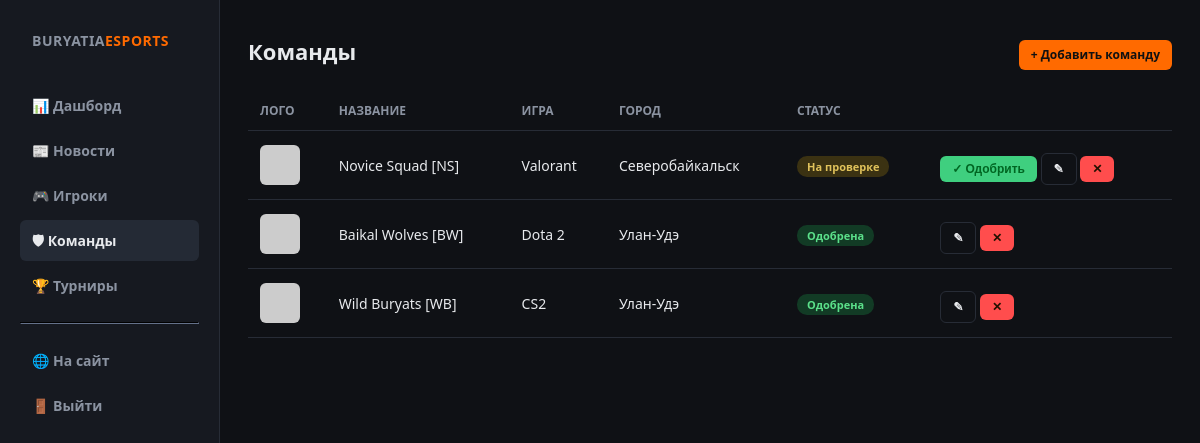
Page /admin/teams (signed in) on the committed database.
### app.py (models this page shows)
class Team(db.Model):
    id = db.Column(db.Integer, primary_key=True)
    name = db.Column(db.String(120), unique=True, nullable=False)
    tag = db.Column(db.String(20))
    logo = db.Column(db.String(255))
    game = db.Column(db.String(80))
    city = db.Column(db.String(80), default="Улан-Удэ")
    description = db.Column(db.Text)
    contact = db.Column(db.String(120))
    approved = db.Column(db.Boolean, default=False)
    created_at = db.Column(db.DateTime, default=datetime.utcnow)
    players = db.relationship("Player", backref="team", lazy=True)

### app.py (the view)
@app.route("/admin/teams")
@login_required
def admin_teams():
    teams = Team.query.order_by(Team.id.desc()).all()
    return render_template("admin/teams.html", teams=teams)

### app.py (called while the page is built)
@login_manager.user_loader
def load_user(user_id):
    return Admin.query.get(int(user_id))

### templates/admin/teams.html (shortened to what this page needs)
{% extends "admin/base_admin.html" %}
{% block admin_content %}
<div class="section-title">
  <h1 style="font-size:22px;margin:0">Команды</h1>
  <label for="modal-add-team" class="btn btn-accent btn-sm">+ Добавить команду</label>
</div>
<table>
  <thead><tr><th>Лого</th><th>Название</th><th>Игра</th><th>Город</th><th>Статус</th><th></th></tr></thead>
  <tbody>
    {% for t in teams %}
    <tr>
      <td><img class="thumb-sm" src="{{ url_for('static', filename=t.logo) if t.logo else 'https://placehold.co/40x40/1b1f28/8b93a1?text=?' }}"></td>
      <td>{{ t.name }} {% if t.tag %}[{{ t.tag }}]{% endif %}</td>
      <td>{{ t.game or '—' }}</td>
      <td>{{ t.city }}</td>
      <td>
        {% if t.approved %}<span class="status-badge status-approved">Одобрена</span>
        {% else %}<span class="status-badge status-pending">На проверке</span>{% endif %}
      </td>
      <td style="white-space:nowrap">
        {% if not t.approved %}
        <form method="post" action="{{ url_for('admin_teams_approve', team_id=t.id) }}" style="display:inline">
          <button class="btn btn-green btn-sm">✓ Одобрить</button>
        </form>
        {% endif %}
        <label for="modal-edit-team-{{ t.id }}" class="btn btn-outline btn-sm">✎</label>
        <form method="post" action="{{ url_for('admin_teams_delete', team_id=t.id) }}" style="display:inline" onsubmit="return confirm('Удалить команду?')">
          <button class="btn btn-red btn-sm">✕</button>
        </form>
      </td>
    </tr>
    {% else %}
    <tr><td colspan="6" style="color:var(--muted)">Команд пока нет.</td></tr>
    {% endfor %}
  </tbody>
</table>
{% endblock %}

### static/css/style.css (style rules this page uses)
:root { --bg:#0f1115; --bg-alt:#161920; --card:#1b1f28; --border:#272c36; --text:#e8eaed; --muted:#8b93a1; --accent:#ff6a00; --accent2:#3ea6ff; --green:#3fcf7f; --red:#ff4d4d; }
* { box-sizing:border-box }
body { margin:0; font-family:"Segoe UI",Roboto,Arial,sans-serif; background:var(--bg); color:var(--text); line-height:1.5; }
img { max-width:100%;display:block }
.btn { display:inline-block;padding:9px 18px;border-radius:6px; font-weight:700;font-size:13px;cursor:pointer;border:none; }
.btn-accent { background:var(--accent);color:#111 }
.btn-outline { background:transparent;border:1px solid var(--border);color:var(--text) }
.btn-sm { padding:6px 12px;font-size:12px }
.btn-green { background:var(--green);color:#062 }
.btn-red { background:var(--red);color:#210 }
.section-title { display:flex;align-items:center;justify-content:space-between; margin-bottom:18px; }
table { width:100%;border-collapse:collapse;font-size:14px }
table th,table td { padding:10px 12px;border-bottom:1px solid var(--border);text-align:left }
table th { color:var(--muted);font-weight:700;font-size:12px;text-transform:uppercase }
label { display:block;font-size:13px;color:var(--muted);margin:12px 0 4px;font-weight:600 }
.status-badge { padding:3px 10px;border-radius:10px;font-size:11px;font-weight:700 }
.status-pending { background:#3b3212;color:#e0c25b }
.status-approved { background:#123b25;color:#5be08a }
.thumb-sm { width:40px;height:40px;border-radius:6px;object-fit:cover }

### rows in the picture
Team: name "Novice Squad", tag "NS", game "Valorant", city "Северобайкальск", approved "На проверке"
Team: name "Baikal Wolves", tag "BW", game "Dota 2", city "Улан-Удэ", approved "Одобрена"
Team: name "Wild Buryats", tag "WB", game "CS2", city "Улан-Удэ", approved "Одобрена"
